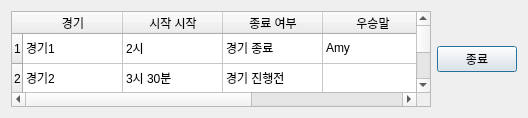
<?xml version="1.0" encoding="UTF-8"?>
<ui version="4.0">
 <class>Dialog</class>
 <widget class="QDialog" name="Dialog">
  <property name="geometry">
   <rect>
    <x>0</x>
    <y>0</y>
    <width>528</width>
    <height>118</height>
   </rect>
  </property>
  <property name="windowTitle">
   <string>Dialog</string>
  </property>
  <layout class="QGridLayout" name="gridLayout">
   <item row="0" column="0">
    <widget class="QTableWidget" name="tableWidget">
     <row>
      <property name="text">
       <string>1</string>
      </property>
     </row>
     <row>
      <property name="text">
       <string>2</string>
      </property>
     </row>
     <row>
      <property name="text">
       <string>3</string>
      </property>
     </row>
     <column>
      <property name="text">
       <string>경기</string>
      </property>
     </column>
     <column>
      <property name="text">
       <string>시작 시작</string>
      </property>
     </column>
     <column>
      <property name="text">
       <string>종료 여부</string>
      </property>
     </column>
     <column>
      <property name="text">
       <string>우승말</string>
      </property>
     </column>
     <column>
      <property name="text">
       <string>배당률</string>
      </property>
     </column>
     <item row="0" column="0">
      <property name="text">
       <string>경기1</string>
      </property>
     </item>
     <item row="0" column="1">
      <property name="text">
       <string>2시</string>
      </property>
     </item>
     <item row="0" column="2">
      <property name="text">
       <string>경기 종료</string>
      </property>
     </item>
     <item row="0" column="3">
      <property name="text">
       <string>Amy</string>
      </property>
     </item>
     <item row="0" column="4">
      <property name="text">
       <string>1.4</string>
      </property>
     </item>
     <item row="1" column="0">
      <property name="text">
       <string>경기2</string>
      </property>
     </item>
     <item row="1" column="1">
      <property name="text">
       <string>3시 30분</string>
      </property>
     </item>
     <item row="1" column="2">
      <property name="text">
       <string>경기 진행전</string>
      </property>
     </item>
     <item row="2" column="0">
      <property name="text">
       <string>경기2</string>
      </property>
     </item>
     <item row="2" column="1">
      <property name="text">
       <string> 4시 10분</string>
      </property>
     </item>
     <item row="2" column="2">
      <property name="text">
       <string>경기 진행전</string>
      </property>
     </item>
    </widget>
   </item>
   <item row="0" column="1">
    <widget class="QPushButton" name="pushButton">
     <property name="text">
      <string>종료</string>
     </property>
    </widget>
   </item>
  </layout>
 </widget>
 <resources/>
 <connections/>
</ui>
